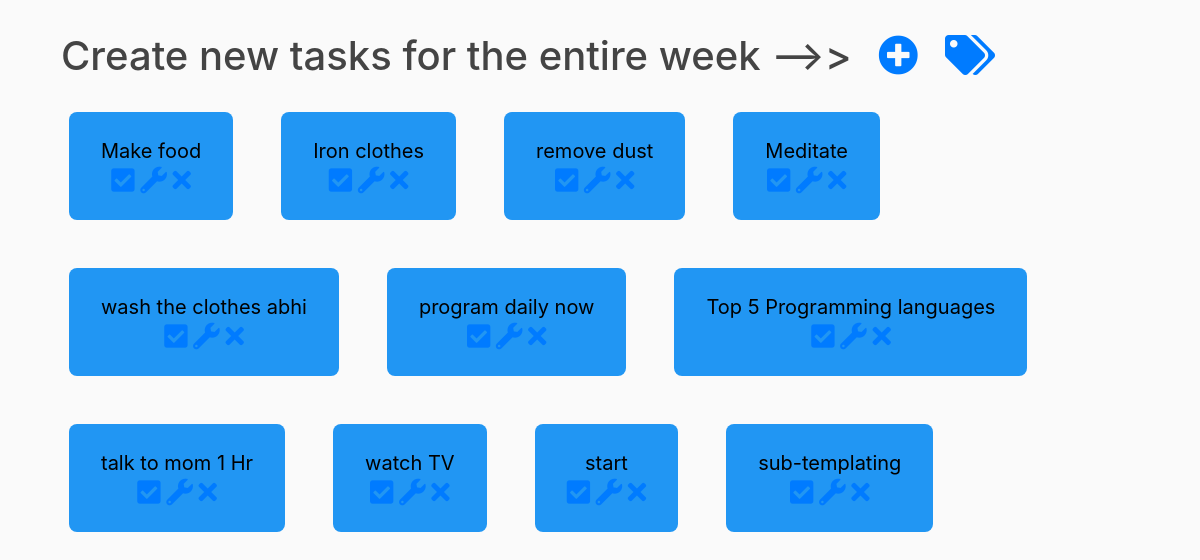
The page / on the database its author committed.
### tasks/models.py (models this page shows, shortened)
class Job(models.Model):
    title = models.CharField(max_length=100)
    content = models.TextField()
    task_for_today = models.BooleanField(default=False)

### tasks/views.py (the view)
# urls.py: path('', TaskListView.as_view(), name='week-tasks'),
class TaskListView(ListView):
    model = Job
    fields = ['title', 'content']
    context_object_name = 'jobs'

### tasks/templates/tasks/job_list.html
{% extends 'tasks/base.html' %}
{% block content %}
    <h1 class='ml-3'> Create new tasks for the entire week -->>
        <a title='add task' class="button-top ml-3" href="{% url 'week-task-create' 0 %}">
            <i class="fa fa-plus-circle"></i>
        </a>
        <a title='go to today task list' class="button-top ml-3" href="{% url 'today-tasks' %}">
            <i class="fa fa-tags"></i>
        </a>
    </h1>
    <div class="btn-group flex-wrap">
        {% for job in jobs %}
            {% if not job.task_for_today %}
                <button class="button-items py-4 m-4" data-title="{{ job.content }}">
                    {{ job.title }}
                    <div>
                        <a title="move" href="{% url 'task-move-to-today' job.id %}"><i class="fa fa-check-square fa-lg" aria-hidden="true"></i></a>
                        <a title="update" href="{% url 'task-update' job.id %}"><i class="fa fa-wrench fa-lg" aria-hidden="true"></i></a>
                        <a title="delete" href="{% url 'task-delete' job.id %}"><i class="fa fa-times fa-lg" aria-hidden="true"></i></a>
                    </div>
                </button>
            {% endif %}
        {% endfor %}
    </div>
{% endblock content %}

### tasks/static/tasks/main.css (style rules this page uses)
body { background: #fafafa; color: #333333; margin-top: 2rem; }
h1, h2, h3, h4, h5, h6 { color: #444444; }
button.button-items { background-color: #2196f3; border: none; color: black; border-radius: 8px; padding: 15px 32px; text-align: center; text-decoration: none; font-size: 20px; }
button.button-items:focus, button.button-tday:focus, button.button-top:focus, { outline: none; }
button.button-items:active, button.button-tday:active, button.button-top:active, { outline: none; }
[data-title]:after { content: attr(data-title); position: absolute; bottom: -1.6em; left: 100%; padding: 4px 4px 4px 8px; color: #666; white-space: normal; -moz-border-radius: 5px; -webkit-border-radius: 5px; border-radius: 5px; -moz-box-shadow: 0px 0px 4px #666; -webkit-box-shadow: 0px 0px 4px #666; box-shadow: 0px 0px 4px #666; background-image: -moz-linear-gradient(top, #f0eded, #bfbdbd); background-image: -webkit-gradient(linear, left top, left bottom, color-stop(0, #f0eded), color-stop(1, #bfbdbd)); background-image: -webkit-linear-gradient(top, #f0eded, #bfbdbd); background-image: -moz-linear-gradient(top, #f0eded, #bfbdbd); background-image: -ms-linear-gradient(top, #f0eded, #bfbdbd); background-image: -o-linear-gradient(top, #f0eded, #bfbdbd); opacity: 0; z-index: 99999; visibility: hidden; }
[data-title] { position: relative; }

### rows shown on the page
Job: title "Make food"
Job: title "Iron clothes"
Job: title "remove dust"
Job: title "Meditate"
Job: title "wash the clothes abhi"
Job: title "program daily now"
Job: title "Top 5 Programming languages"
Job: title "talk to mom 1 Hr"
Job: title "watch TV"
Job: title "start"
Job: title "sub-templating"
